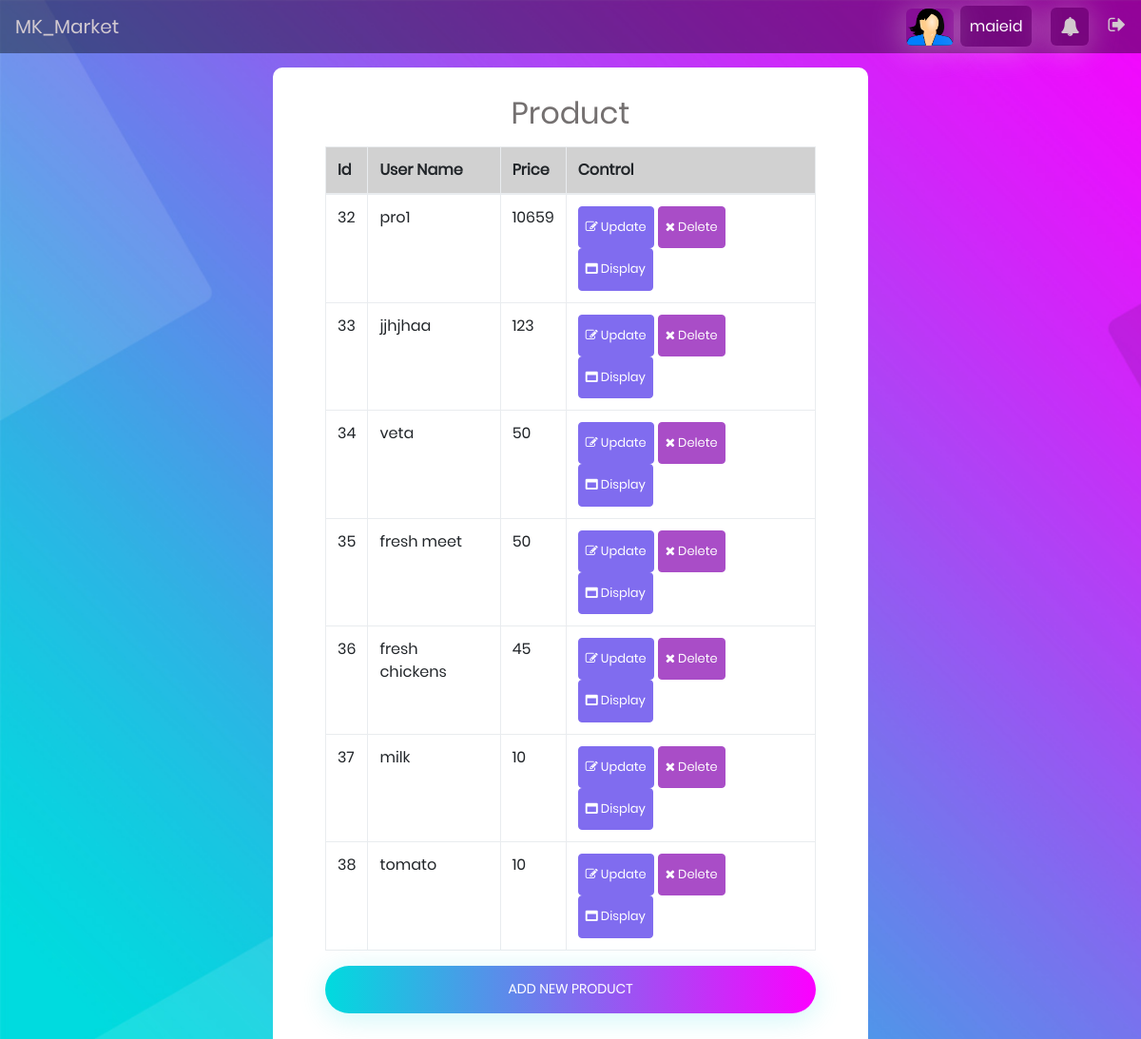
The app's page /APP/controllers/Admin/C_Admin.php?action=v_product (signed in) with its own data.
### tables this page shows
CREATE TABLE `products` (
  `Product_Name` varchar(255) DEFAULT NULL,
  `ID` int(11) NOT NULL,
  `Amount` varchar(255) DEFAULT NULL,
  `CatigioriseID` int(11) DEFAULT NULL,
  `Price` varchar(255) DEFAULT NULL,
  `Offer` varchar(255) DEFAULT NULL,
  `ProductImage` varchar(255) DEFAULT NULL,
  `ExpireDate` date DEFAULT NULL,
  `ProductDate` date DEFAULT NULL,
  `Describtion` text
);

### App/models/Display.php (called while the page is built, shortened)
<?php
class Display {
    private $tablename;
    public function setTableName($tablename)
    {
        $this->tablename=$tablename;
    }
    function connectToDB(){
        try
        {
            $var = "../../include/vars.php";
            $this->database=new Database($var);
        }
        catch (Exception $EXO)
        {
            echo $EXO->getMessage;
        }
    }
    public function getByJoin(array $tableargs ,array $tableargsEquality,$condition=''){
        $sql = "SELECT ";
        if(count($tableargs)){
            $i=1;
            foreach($tableargs as $table=>$arg){
                $sql.=$table.'.'.$arg;
                if($i<count($tableargs)){
                    $sql.=',';
                }
                $i++;
            }
            $sql.=" FROM ".$this->tablename ;
            foreach($tableargsEquality as $table=>$equal)
                {
                    $sql.=" INNER JOIN " . $table . " ON " . $table.".ID = " . $this->tablename  . "." . $table . "ID";
                }
           $sql.=$condition;
            $db = $this->database->db;
            $stmt = $db->prepare($sql);
            $stmt->execute();
            $cont = $stmt->rowCount();
            if($cont > 0){
            for($i=0; $i<$cont; $i++)
            {
                $data[$i] = $stmt->fetch();
            }
              return $data;
        }
        }else{
            echo "error happend";
        }
    }
}
?>

### App/views/Admin/V_manageProduct.php (the view, shortened to what this page needs)
<?php
    include_once '../../Tempelates/header.php';
    include_once '../../Tempelates/navbar.php';
?>
<div class="ContentDelete">
<div class="container-login100">
    <div class="wrap-login100 p-l-55 p-r-55 p-t-65 p-b-54 ">
        <h2 class="headcash">Product</h2>
        <table class="table table-bordered ">
          <thead style="text-aline=center">
            <tr>
                <th>Id</th>
                <th>User Name</th>
                <th>Price</th>
                <th>Control</th>
            </tr>
          </thead>
          <tbody>
<?php
include "../../models/Display.php";
$tablename = "Products";
$display = new Display();
            $display->setTableName($tablename);
        $tableargs = array('Products' => '*',
                            'Catigiorise' => 'Name');
          $tableargsEquality = array('Catigiorise' => 'ID');
         $joindata = $display->getByJoin($tableargs,$tableargsEquality);
            if(empty($joindata)){
                echo "There is no product please try to add sum....";
            }else{
            foreach($joindata as $item){
                echo "
                    <tr>
                        <td>{$item['ID']}</td>
                        <td>{$item['Product_Name']}</td>
                        <td>{$item['Price']}</td>
                        <td>
                            <a href ='../../controllers/Admin/C_manageProduct.php?page=ManageCashier&action=update&id={$item['ID']}' class= 'btn btn-info confirm btn-up'><i class='fa fa-edit'></i> Update</a>
                            <a  href='../../controllers/Admin/C_manageProduct.php?action=delete&id={$item['ID']}' class='btn btn-danger confirm btn-del delete'><i class='fa fa-close'></i> Delete</a>
                            <a href ='../../controllers/Admin/C_manageProduct.php?page=ManageCashier&action=display&id={$item['ID']}&GroupID=3' class = 'btn btn-info confirm btn-up'> <i class='fa fa-window-maximize' aria-hidden='true'></i> Display</a>
                        </td>
                    </tr>
                        ";
            }
      }
?>
       </tbody>
        </table>
        <div class="container-login100-form-btn">
                <div class="wrap-login100-form-btn">
                        <div class="login100-form-bgbtn"></div>
                        <button class="login100-form-btn" name="submit">
                            <a style="color:#fff" href="../../controllers/Admin/C_manageProduct.php?action=add">Add New Product</a>
                        </button>
                </div>
        </div>
    </div>
</div>
</div>
<?php
include "../../Tempelates/footer.php";
?>

### App/controllers/Admin/C_Admin.php (shortened to what this page needs)
<?php
if ($_POST OR @$_GET['action']) {
    if (isset($_GET['action']) AND $_GET['action'] == "v_product") {
        include "../../views/Admin/V_manageProduct.php";
    }
} else {
}
?>

### App/Tempelates/header.php (shortened to what this page needs)
<?php
$url = $_SESSION['url'];
?>
<!DOCTYPE html>
<html>
    <head>
        <link rel="stylesheet" type="text/css" href="<?php echo $url ;?>/resources/vendor/bootstrap/css/bootstrap.min.css">
        <link rel="stylesheet" type="text/css" href="<?php echo $url ;?>/resources/fonts/font-awesome-4.7.0/css/font-awesome.min.css">
        <link rel="stylesheet" type="text/css" href="<?php echo $url ;?>/resources/fonts/iconic/css/material-design-iconic-font.min.css">
        <link rel="stylesheet" type="text/css" href="<?php echo $url ;?>/resources/vendor/animate/animate.css">
        <link rel="stylesheet" type="text/css" href="<?php echo $url ;?>/resources/vendor/css-hamburgers/hamburgers.min.css">
        <link rel="stylesheet" type="text/css" href="<?php echo $url ;?>/resources/vendor/animsition/css/animsition.min.css">
        <link rel="stylesheet" type="text/css" href="<?php echo $url ;?>/resources/vendor/select2/select2.min.css">
        <link rel="stylesheet" type="text/css" href="<?php echo $url ;?>/resources/vendor/daterangepicker/daterangepicker.css">
        <link rel="stylesheet" type="text/css" href="<?php echo $url ;?>/resources/Css/util.css">
        <link rel="stylesheet" type="text/css" href="<?php echo $url ;?>/resources/Css/main.css">
    </head>
 <body >

### App/Tempelates/navbar.php (shortened to what this page needs)
<?php
$userName = isset($_SESSION['username'])?$_SESSION['username']:'';
$url = isset($_SESSION['url'])?$_SESSION['url']:'';
$logout = isset($_SESSION['logout'])?$_SESSION['logout']:'';
$img = $_SESSION['img'];
?>
<nav class="navbar navbar-expand-lg navbar-light bg-light">
  <a class="navbar-brand" href="<?php echo $url?>/../Global/Index.php">MK_Market</a>
  <div class="collapse navbar-collapse" id="navbarSupportedContent" style=" flex-flow: row-reverse;">
    <ul class="form-inline">
        <span class="userimg"><img src="<?php echo $url?>/controllers/Admin/Uploads/images/<?php echo $img; ?>"></span>
        <li style="color:rgba(225, 215, 215, 0.9);"><a class="username" href="<?php echo $url?>/controllers/Admin/C_Admin.php?action=UpdateProfile&id=<?php echo $_SESSION['ID']; ?>"><?php echo $userName ;?></a></li>
        <li class="dropdown notify">
          <a href="#" class="dropdown-toggle" data-toggle="dropdown" aria-expanded="true" aria-haspopup="false">
            <i class="fa fa-bell">
            </i>
          </a>
        </li>
        <li>
            <a href="<?php echo $logout?>Logout.php"><i class="fa fa-sign-out" aria-hidden="true"></i></a>
        </li>
      </ul>
  </div>
</nav>

### App/Tempelates/footer.php (shortened to what this page needs)
</body>
</html>

### App/resources/Css/main.css (style rules this page uses)
a:link { color: #fff; }
* { margin: 0px; padding: 0px; box-sizing: border-box; }
body, html { height: 100%; font-family: Poppins-Regular, sans-serif; background-attachment: fixed; background-size:cover ; background-image: url('../images/bg-01.jpg'); }
a { font-family: Poppins-Regular; font-size: 14px; line-height: 1.7; color: #666666; margin: 0px; transition: all 0.4s; -webkit-transition: all 0.4s; -o-transition: all 0.4s; -moz-transition: all 0.4s; }
h1,h2,h3,h4,h5,h6 { margin: 0px; }
ul, li { margin: 0px; list-style-type: none; }
button { outline: none !important; border: none; background: transparent; }
.container-login100 { width: 100%; display: -webkit-box; display: -webkit-flex; display: -moz-box; display: -ms-flexbox; display: flex; flex-wrap: wrap; justify-content: center; align-items: center; padding: 15px; background-repeat: no-repeat; background-position: center; background-size: cover; }
.wrap-login100 { width: 626px; background: #fff; border-radius: 10px; overflow: hidden; }
.container-login100-form-btn { display: -webkit-box; display: -webkit-flex; display: -moz-box; display: -ms-flexbox; display: flex; flex-wrap: wrap; justify-content: center; }
.wrap-login100-form-btn { width: 100%; display: block; position: relative; z-index: 1; border-radius: 25px; overflow: hidden; margin: 0 auto; box-shadow: 0 5px 30px 0px rgba(3, 216, 222, 0.2); -moz-box-shadow: 0 5px 30px 0px rgba(3, 216, 222, 0.2); -webkit-box-shadow: 0 5px 30px 0px rgba(3, 216, 222, 0.2); -o-box-shadow: 0 5px 30px 0px rgba(3, 216, 222, 0.2); -ms-box-shadow: 0 5px 30px 0px rgba(3, 216, 222, 0.2); }
.login100-form-bgbtn { position: absolute; z-index: -1; width: 300%; height: 100%; background: #a64bf4; background: -webkit-linear-gradient(right, #00dbde, #fc00ff, #00dbde, #fc00ff); background: -o-linear-gradient(right, #00dbde, #fc00ff, #00dbde, #fc00ff); background: -moz-linear-gradient(right, #00dbde, #fc00ff, #00dbde, #fc00ff); background: linear-gradient(right, #00dbde, #fc00ff, #00dbde, #fc00ff); top: 0; left: -100%; -webkit-transition: all 0.4s; -o-transition: all 0.4s; -moz-transition: all 0.4s; transition: all 0.4s; }
.login100-form-btn { font-family: Poppins-Medium; font-size: 16px; color: #fff; line-height: 1.2; text-transform: uppercase; display: -webkit-box; display: -webkit-flex; display: -moz-box; display: -ms-flexbox; display: flex; justify-content: center; align-items: center; padding: 0 20px; width: 100%; height: 50px; }
.bg-light { background-color: #00000066!important; }
.navbar-light .navbar-brand { color: rgba(225, 215, 215, 0.9); }
.notify .dropdown-toggle::after { display: none; }
.notify .fa-bell { color: #d2c9ce; background-color: #00000029; box-shadow: -2px 3px 30px 4px #dfd6d64f; padding-bottom: 12px; padding: 10px; border-radius: 6px; font-size: 20px; margin-right: 20px; }
.fa-sign-out { color: #d2c9ce; font-size: 20px; cursor: pointer; }
.username { color: #d2c9ce; background-color: #00000029; box-shadow: -2px 3px 30px 4px #dfd6d64f; padding-bottom: 12px; padding: 10px; border-radius: 6px; font-size: 16px; margin-right: 20px; }
.userimg { margin-right: 7px; }
.userimg img { vertical-align: middle; border-style: none; width: 50px; box-shadow: -2px 3px 30px 4px #dfd6d64f; border-radius: 6px; padding-left: -20px; height: 39px; }
.headcash { color: #747070; text-align: center; margin-top: -35px; margin-bottom: 18px; }
.table thead { background-color: #d1d1d1; }
.table .btn-up { background-color: #806cef; border-color: #806cef; }
.table .btn-del { background-color: #a94dc7; border-color: #a94dc7; }
.table .btn { font-size: 13px; padding: 13px 7px; }

### records on screen
products: ID "32", Product_Name "pro1", Price "10659"
products: ID "33", Product_Name "jjhjhaa", Price "123"
products: ID "34", Product_Name "veta", Price "50"
products: ID "35", Product_Name "fresh meet", Price "50"
products: ID "36", Product_Name "fresh chickens", Price "45"
products: ID "37", Product_Name "milk", Price "10"
products: ID "38", Product_Name "tomato", Price "10"

### other values on screen
$userName "maieid"
